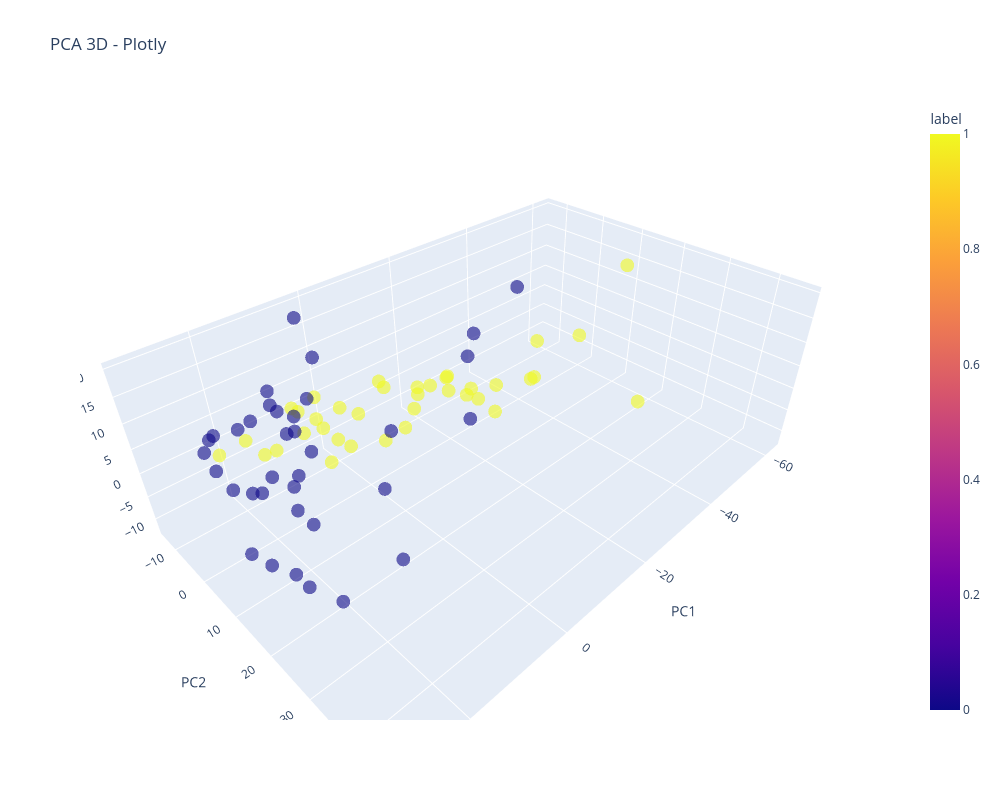

Source (notebook cell):
### Code cell
import plotly.express as px
from sklearn.decomposition import PCA
import pandas as pd

# PCA
pca = PCA(n_components=3)
X_pca_3d = pca.fit_transform(X)

# DataFrame per plotly
pca_df = pd.DataFrame(X_pca_3d, columns=["PC1", "PC2", "PC3"])
pca_df["label"] = y.values

# Grafico 3D interattivo
fig = px.scatter_3d(
    pca_df, x="PC1", y="PC2", z="PC3",
    color="label", title="PCA 3D - Plotly", opacity=0.6
)

# Imposta dimensioni personalizzate
fig.update_layout(
    height=800,  # aumenta l'altezza (default ~450)
    width=1000   # opzionale: puoi anche aumentare la larghezza
)

fig.show()

### Figure 1 — Plotly figure (JSON) as saved in the notebook; plotly's stock layout.template omitted (floating-point values rounded to 4 significant figures)
{"data": [{"hovertemplate": "PC1=%{x}<br>PC2=%{y}<br>PC3=%{z}<br>label=%{marker.color}<extra></extra>", "legendgroup": "", "marker": {"color": [1, 1, 1, 1, 1, 1, 1, 1, 1, 1, 1, 1, 1, 1, 1, 1, 1, 1, 1, 1, 1, 1, 1, 1, 1, 1, 1, 1, 1, 1, 1, 1, 1, 1, 1, 1, 1, 0, 0, 0, 0, 0, 0, 0, 0, 0, 0, 0, 0, 0, 0, 0, 0, 0, 0, 0, 0, 0, 0, 0, 0, 0, 0, 0, 0, 0, 0, 0, 0, 0, 0, 0, 0, 0], "coloraxis": "coloraxis", "opacity": 0.6, "symbol": "circle"}, "mode": "markers", "name": "", "scene": "scene", "showlegend": false, "type": "scatter3d", "x": [-21.91, -3.192, -18.73, 1.739, -24.74, -19.34, -25.98, -4.119, 0.09663, 5.281, -1.001, -9.773, 2.207, -4.789, -41.54, -15.91, -62.15, -25.8, -51.65, -43.14, 5.051, -6.502, -37.87, -29.71, -14.2, 8.696, -22.1, 8.152, -31.54, 22.08, -36.06, 6.527, 15.22, 12.85, -29.44, -11.29, 17.31, 20.22, 15.83, 24.22, 17.67, -2.567, 23.14, 12.94, 7.826, 8.399, 2.042, 4.935, 12.65, 22.06, 10.42, 12.45, 25.27, 15.35, 20.58, 10.23, 24.47, 22.05, 16.83, 18.67, 15.88, -25.88, -17.95, -33.19, 22.23, 9.595, 26.52, 25.42, 16.79, 27.08, 19.98, 30.64, 28.19, -3.708], "y": [-2.465, -12.65, -8.062, -11.22, -6.081, -8.841, -6.963, -7.849, -9.258, -6.945, -6.909, -1.135, -11.99, -1.11, 2.865, -5.964, 9.168, 15.85, 6.241, 27.75, -4.344, -3.267, 6.495, 2.972, 12.51, -8.654, -8.126, -7.585, -3.849, -10.7, -3.001, -9.887, -8.565, -8.771, -5.165, -9.031, -10.23, -5.392, 2.301, -2.905, -5.722, 4.268, 5.448, -4.733, -4.346, -9.666, -10.64, -9.339, -8.25, -13.63, -12.96, -0.9387, -8.147, 8.323, -4.333, -11.18, -7.361, -11.26, 5.701, 0.1218, 1.001, 1.005, 7.75, 5.158, 22.9, 18.29, 21.97, 16.14, 31.42, 12.22, 13.78, 45.8, 8.487, 23.45], "z": [-0.4131, -3.718, -5.821, -5.245, -3.673, -4.793, -7.855, -3.189, -7.751, 0.8813, -8.67, -5.842, 1.619, 6.88, -7.103, -6.934, 13.81, 5.555, 0.305, -2.042, -7.573, -8.306, 4.653, -10.06, 7.351, 4.031, -5.316, 3.586, -11.11, 0.02683, -9.304, -3.17, -2.505, -3.001, -9.705, -1.121, 0.784, -6.287, 8.163, -1.487, 7.403, 0.01819, 2.435, -8.872, 7.719, -1.666, 10.63, 20.01, 6.852, 1.654, 6.383, 8.147, 3.781, 7.747, 7.987, 2.882, -0.03013, 3.823, 2.263, -0.2619, -8.837, 8.936, 10.19, 17.48, -8.524, 2.856, -2.706, -5.504, 2.692, -5.26, -0.6064, -12.41, -4.768, 11.91]}], "layout": {"coloraxis": {"colorbar": {"title": {"text": "label"}}, "colorscale": [[0, "#0d0887"], [0.1111, "#46039f"], [0.2222, "#7201a8"], [0.3333, "#9c179e"], [0.4444, "#bd3786"], [0.5556, "#d8576b"], [0.6667, "#ed7953"], [0.7778, "#fb9f3a"], [0.8889, "#fdca26"], [1, "#f0f921"]]}, "height": 800, "legend": {"tracegroupgap": 0}, "scene": {"domain": {"x": [0, 1], "y": [0, 1]}, "xaxis": {"title": {"text": "PC1"}}, "yaxis": {"title": {"text": "PC2"}}, "zaxis": {"title": {"text": "PC3"}}}, "title": {"text": "PCA 3D - Plotly"}, "width": 1000}}
